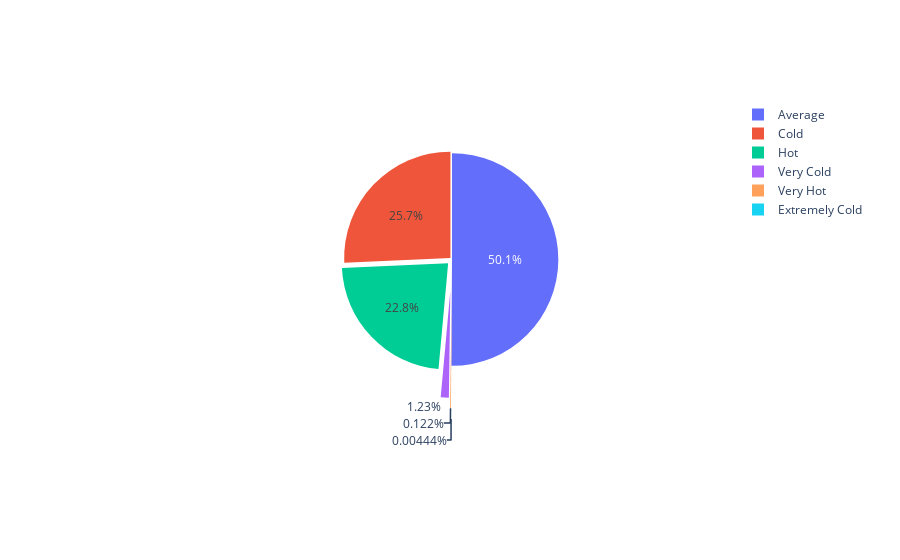

Notebook code cell kept with this figure:
### Code cell
TemperaturePIE(df_acc).show()

### Figure 1 — Plotly figure (JSON) as saved in the notebook; plotly's stock layout.template omitted (floating-point values rounded to 4 significant figures)
{"data": [{"labels": ["Average", "Cold", "Hot", "Very Cold", "Very Hot", "Extremely Cold"], "pull": [0, 0.02, 0.05, 0.3, 0.4, 0.5], "type": "pie", "values": [22543, 11573, 10278, 552, 55, 2]}], "layout": {}}
